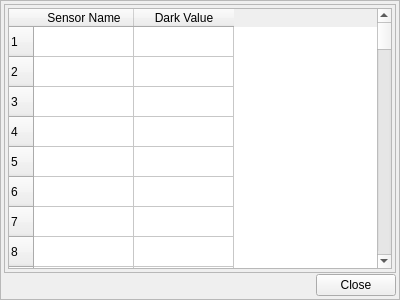
<?xml version="1.0" encoding="UTF-8"?>
<ui version="4.0">
 <class>DarkTable</class>
 <widget class="QFrame" name="DarkTable">
  <property name="geometry">
   <rect>
    <x>0</x>
    <y>0</y>
    <width>400</width>
    <height>300</height>
   </rect>
  </property>
  <property name="windowTitle">
   <string>Frame</string>
  </property>
  <property name="frameShape">
   <enum>QFrame::StyledPanel</enum>
  </property>
  <property name="frameShadow">
   <enum>QFrame::Raised</enum>
  </property>
  <layout class="QGridLayout" name="gridLayout">
   <property name="margin">
    <number>3</number>
   </property>
   <property name="spacing">
    <number>1</number>
   </property>
   <item row="1" column="1">
    <widget class="QPushButton" name="closeB">
     <property name="text">
      <string>Close</string>
     </property>
    </widget>
   </item>
   <item row="1" column="0">
    <spacer name="horizontalSpacer">
     <property name="orientation">
      <enum>Qt::Horizontal</enum>
     </property>
     <property name="sizeHint" stdset="0">
      <size>
       <width>40</width>
       <height>20</height>
      </size>
     </property>
    </spacer>
   </item>
   <item row="0" column="0" colspan="2">
    <widget class="QScrollArea" name="scrollArea">
     <property name="widgetResizable">
      <bool>true</bool>
     </property>
     <widget class="QWidget" name="scrollAreaWidgetContents">
      <property name="geometry">
       <rect>
        <x>0</x>
        <y>0</y>
        <width>386</width>
        <height>261</height>
       </rect>
      </property>
      <layout class="QGridLayout" name="gridLayout_2">
       <property name="horizontalSpacing">
        <number>1</number>
       </property>
       <property name="margin">
        <number>3</number>
       </property>
       <item row="0" column="0">
        <widget class="QTableWidget" name="DTable">
         <property name="rowCount">
          <number>100</number>
         </property>
         <property name="columnCount">
          <number>2</number>
         </property>
         <row/>
         <row/>
         <row/>
         <row/>
         <row/>
         <row/>
         <row/>
         <row/>
         <row/>
         <row/>
         <row/>
         <row/>
         <row/>
         <row/>
         <row/>
         <row/>
         <row/>
         <row/>
         <row/>
         <row/>
         <row/>
         <row/>
         <row/>
         <row/>
         <row/>
         <row/>
         <row/>
         <row/>
         <row/>
         <row/>
         <row/>
         <row/>
         <row/>
         <row/>
         <row/>
         <row/>
         <row/>
         <row/>
         <row/>
         <row/>
         <row/>
         <row/>
         <row/>
         <row/>
         <row/>
         <row/>
         <row/>
         <row/>
         <row/>
         <row/>
         <row/>
         <row/>
         <row/>
         <row/>
         <row/>
         <row/>
         <row/>
         <row/>
         <row/>
         <row/>
         <row/>
         <row/>
         <row/>
         <row/>
         <row/>
         <row/>
         <row/>
         <row/>
         <row/>
         <row/>
         <row/>
         <row/>
         <row/>
         <row/>
         <row/>
         <row/>
         <row/>
         <row/>
         <row/>
         <row/>
         <row/>
         <row/>
         <row/>
         <row/>
         <row/>
         <row/>
         <row/>
         <row/>
         <row/>
         <row/>
         <row/>
         <row/>
         <row/>
         <row/>
         <row/>
         <row/>
         <row/>
         <row/>
         <row/>
         <row/>
         <column>
          <property name="text">
           <string>Sensor Name</string>
          </property>
         </column>
         <column>
          <property name="text">
           <string>Dark Value</string>
          </property>
         </column>
        </widget>
       </item>
      </layout>
     </widget>
    </widget>
   </item>
  </layout>
 </widget>
 <resources/>
 <connections/>
</ui>
